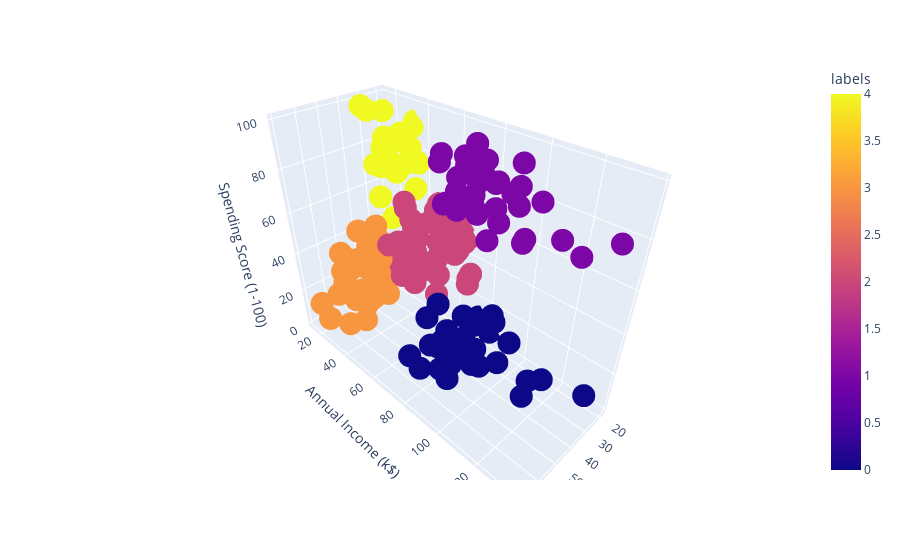

The notebook cell saved with this chart:
### Code cell
fig = px.scatter_3d(dfff,x='Age',y='Annual Income (k$)',z='Spending Score (1-100)',color='labels')
fig.show()

### Figure 1 — Plotly figure (JSON) as saved in the notebook; plotly's stock layout.template omitted (floating-point values rounded to 4 significant figures; data arrays with more than 128 entries replaced by an {"elided": "..."} marker saying what was removed)
{"data": [{"hovertemplate": "Age=%{x}<br>Annual Income (k$)=%{y}<br>Spending Score (1-100)=%{z}<br>labels=%{marker.color}<extra></extra>", "legendgroup": "", "marker": {"color": {"elided": "200 int values"}, "coloraxis": "coloraxis", "symbol": "circle"}, "mode": "markers", "name": "", "scene": "scene", "showlegend": false, "type": "scatter3d", "x": {"elided": "200 int values"}, "y": {"elided": "200 int values"}, "z": {"elided": "200 int values"}}], "layout": {"coloraxis": {"colorbar": {"title": {"text": "labels"}}, "colorscale": [[0, "#0d0887"], [0.1111, "#46039f"], [0.2222, "#7201a8"], [0.3333, "#9c179e"], [0.4444, "#bd3786"], [0.5556, "#d8576b"], [0.6667, "#ed7953"], [0.7778, "#fb9f3a"], [0.8889, "#fdca26"], [1, "#f0f921"]]}, "legend": {"tracegroupgap": 0}, "margin": {"t": 60}, "scene": {"domain": {"x": [0, 1], "y": [0, 1]}, "xaxis": {"title": {"text": "Age"}}, "yaxis": {"title": {"text": "Annual Income (k$)"}}, "zaxis": {"title": {"text": "Spending Score (1-100)"}}}}}
